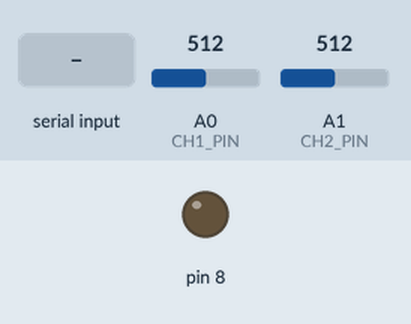
The sketch below on a simulated Arduino Uno, built with avr-gcc and run on an emulated ATmega328P. On the bench: output pins drawn as LEDs (lit = HIGH). The inputs (shaded band) are chosen by the test bench; at power-on: A0 (CH1_PIN) = 512, A1 (CH2_PIN) = 512. What the sketch prints to the serial monitor is not drawn.

Above: at 1.2 s.
1.3 s: "m" received over Serial
At 1.9 s:
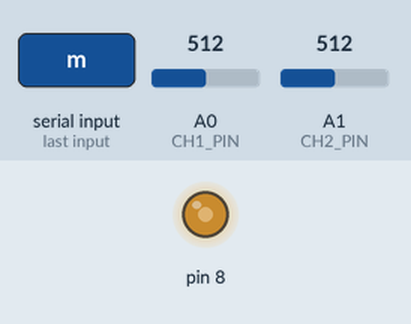
2.8 s: A0 (CH1_PIN) set to 0
Timing chart, 0 to 7.0 s (numbered marks = the images above; inputs shaded):
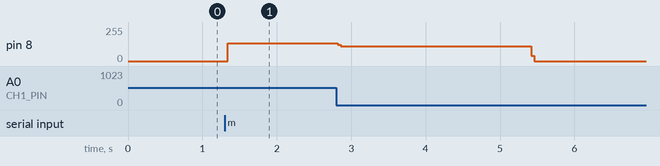

Measured:
- after the input at 1.3 s, pin 8: 0/255 → 135/255 at once

The sketch:

double_waver.ino
```cpp
#define CH1_PIN A0
#define CH2_PIN A1

#define ARRAY_SIZE 4096

int current_element = 0;
byte ch1 = CH1_PIN;
byte ch2 = CH2_PIN;
int m_symbol;


void make_measurement() {
  digitalWrite(8, HIGH);
  int m_1  = analogRead(ch1);
  int m_2  = analogRead(ch2);
  Serial.print(m_1);
  Serial.print('/');
  Serial.print(m_2);
  Serial.print('|');

  current_element++;
  if (current_element == ARRAY_SIZE) {
    disable_timer();
    Serial.print("end");
    current_element = 0;
  }
  digitalWrite(8, LOW);
}


void set_timer() {
  cli();
  //set timer0 interrupt at 1kHz
  TCCR0A = 0;// set entire TCCR0A register to 0
  TCCR0B = 0;// same for TCCR0B
  TCNT0  = 0;//initialize counter value to 0
  // set compare match register for 2khz increments
  OCR0A = 249;// = (16*10^6) / (2000*64) - 1 (must be <256)
  // turn on CTC mode
  TCCR0A |= (1 << WGM01);
  // Set CS01 and CS00 bits for 64 prescaler
  TCCR0B |= (1 << CS01) | (1 << CS00);
  // enable timer compare interrupt
  TIMSK0 |= (1 << OCIE0A);
  sei();
}

void disable_timer() {
  TIMSK0 &= ~(1 << OCIE1A);
}

void start_measurement() {
  current_element = 0;
  set_timer();
}


ISR(TIMER0_COMPA_vect){
  make_measurement();
}


void setup() {
  Serial.begin(115200);
  pinMode(8, OUTPUT);
}


void loop() {
  if (Serial.available()>0) {
    int byte_in = Serial.read();
    if (byte_in == 'm') {
      start_measurement();
    } else {
      if (byte_in == 'i') {
        Serial.print("contactyes");
      }
    }
  }
}
```
